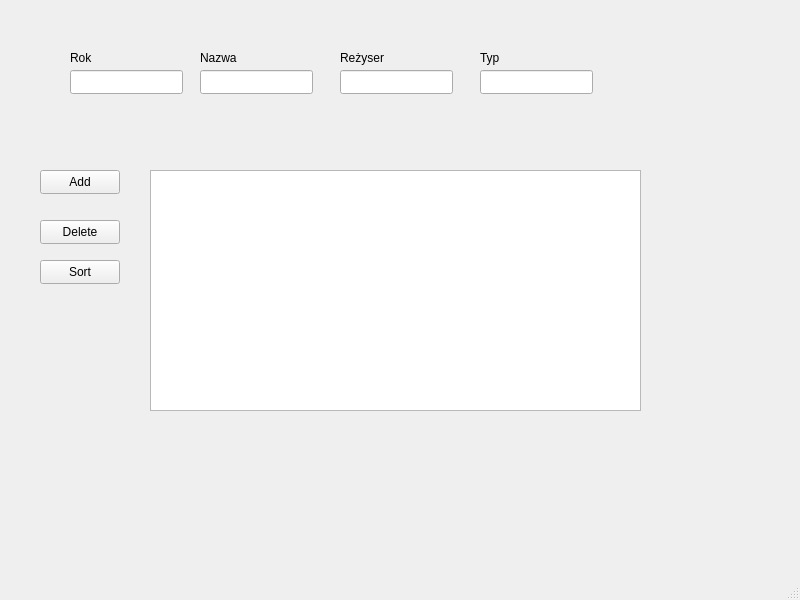
<?xml version="1.0" encoding="UTF-8"?>
<ui version="4.0">
 <class>MainWindow</class>
 <widget class="QMainWindow" name="MainWindow">
  <property name="geometry">
   <rect>
    <x>0</x>
    <y>0</y>
    <width>800</width>
    <height>600</height>
   </rect>
  </property>
  <property name="windowTitle">
   <string>MainWindow</string>
  </property>
  <widget class="QWidget" name="centralwidget">
   <widget class="QPushButton" name="Add_Button">
    <property name="geometry">
     <rect>
      <x>40</x>
      <y>170</y>
      <width>80</width>
      <height>24</height>
     </rect>
    </property>
    <property name="text">
     <string>Add</string>
    </property>
   </widget>
   <widget class="QPushButton" name="Delete_Button">
    <property name="geometry">
     <rect>
      <x>40</x>
      <y>220</y>
      <width>80</width>
      <height>24</height>
     </rect>
    </property>
    <property name="text">
     <string>Delete</string>
    </property>
   </widget>
   <widget class="QTableWidget" name="tableWidget">
    <property name="geometry">
     <rect>
      <x>150</x>
      <y>170</y>
      <width>491</width>
      <height>241</height>
     </rect>
    </property>
   </widget>
   <widget class="QLineEdit" name="lineEditYear">
    <property name="geometry">
     <rect>
      <x>70</x>
      <y>70</y>
      <width>113</width>
      <height>24</height>
     </rect>
    </property>
   </widget>
   <widget class="QLineEdit" name="lineEditName">
    <property name="geometry">
     <rect>
      <x>200</x>
      <y>70</y>
      <width>113</width>
      <height>24</height>
     </rect>
    </property>
   </widget>
   <widget class="QLineEdit" name="lineEditDirector">
    <property name="geometry">
     <rect>
      <x>340</x>
      <y>70</y>
      <width>113</width>
      <height>24</height>
     </rect>
    </property>
   </widget>
   <widget class="QLineEdit" name="lineEditType">
    <property name="geometry">
     <rect>
      <x>480</x>
      <y>70</y>
      <width>113</width>
      <height>24</height>
     </rect>
    </property>
   </widget>
   <widget class="QLabel" name="label">
    <property name="geometry">
     <rect>
      <x>70</x>
      <y>50</y>
      <width>49</width>
      <height>16</height>
     </rect>
    </property>
    <property name="text">
     <string>Rok</string>
    </property>
   </widget>
   <widget class="QLabel" name="label_2">
    <property name="geometry">
     <rect>
      <x>200</x>
      <y>50</y>
      <width>49</width>
      <height>16</height>
     </rect>
    </property>
    <property name="text">
     <string>Nazwa</string>
    </property>
   </widget>
   <widget class="QLabel" name="label_3">
    <property name="geometry">
     <rect>
      <x>340</x>
      <y>50</y>
      <width>49</width>
      <height>16</height>
     </rect>
    </property>
    <property name="text">
     <string>Reżyser</string>
    </property>
   </widget>
   <widget class="QLabel" name="label_4">
    <property name="geometry">
     <rect>
      <x>480</x>
      <y>50</y>
      <width>49</width>
      <height>16</height>
     </rect>
    </property>
    <property name="text">
     <string>Typ</string>
    </property>
   </widget>
   <widget class="QPushButton" name="Sort_Button">
    <property name="geometry">
     <rect>
      <x>40</x>
      <y>260</y>
      <width>80</width>
      <height>24</height>
     </rect>
    </property>
    <property name="text">
     <string>Sort</string>
    </property>
   </widget>
  </widget>
  <widget class="QMenuBar" name="menubar">
   <property name="geometry">
    <rect>
     <x>0</x>
     <y>0</y>
     <width>800</width>
     <height>21</height>
    </rect>
   </property>
  </widget>
  <widget class="QStatusBar" name="statusbar"/>
 </widget>
 <resources/>
 <connections/>
</ui>
